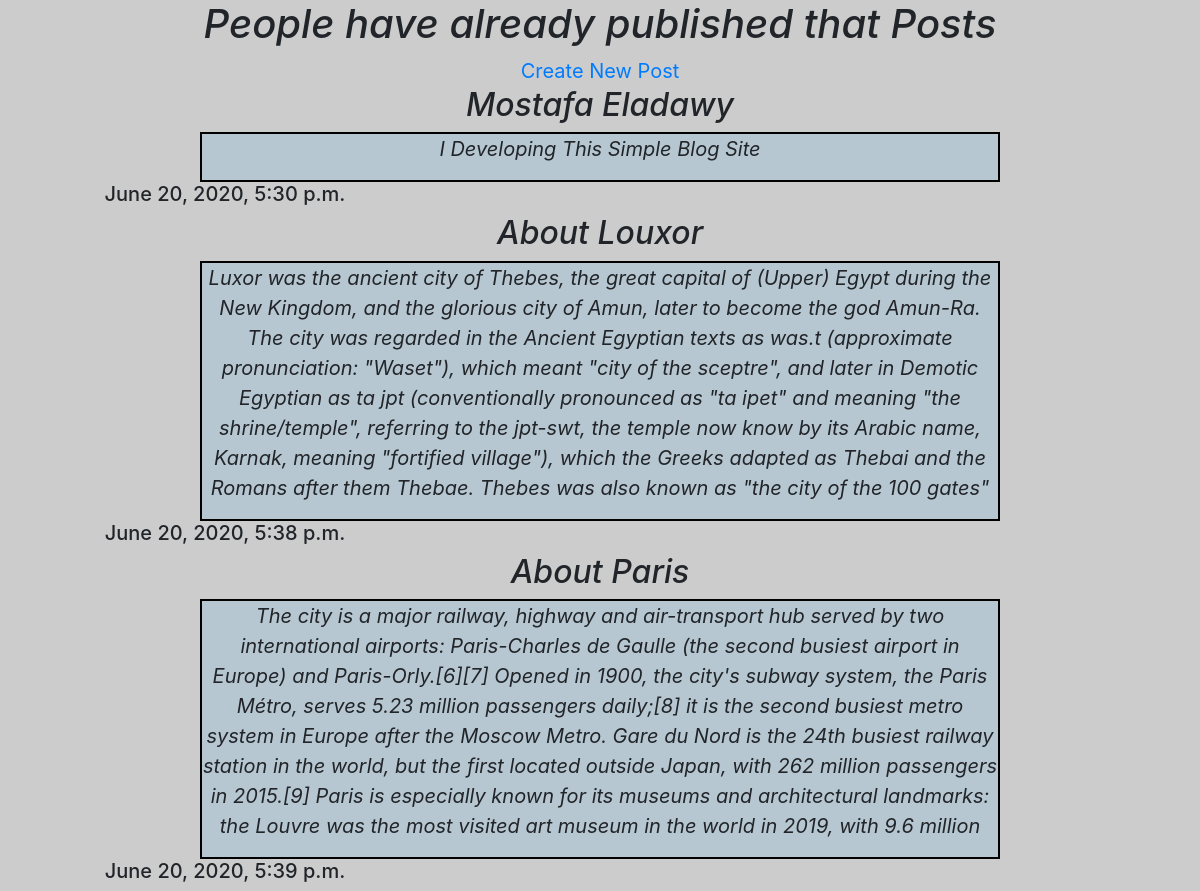
Page /PostRequest/ on the committed database.
### app/models.py (models this page shows, shortened)
class Post(models.Model):
	PostName=models.CharField(max_length=20)
	Post=models.TextField()
	Date_Added=models.DateTimeField(default=timezone.now)

### app/views.py (the view)
# urls.py: path('',views.homepage,name='homepage'),
def homepage(request):
	objs=Post.objects.order_by('Date_Added')
	return render(request,'app/index.html',{'objs':objs})

### app/templates/app/index.html (shortened to what this page needs)
{% extends 'app/base.html'%}
{% block div1 %}
	<h1>People have already published that Posts  </h1>
	<a href="{% url 'vrform' %}">Create New Post</a>
	{% for obj in objs %}
		<div class="title">
			<h2>{{obj.PostName}}</h2>
		</div>
		<div class="p">
			<p>{{obj.Post}}</p>
		</div>
		<div class="time">
			<h5>{{obj.Date_Added}}</h4>
		</div>
	{% endfor %}
	{%endblock%}

### app/templates/app/base.html (shortened to what this page needs)
{% load static %}
<!DOCTYPE html>
<html>
<head>
	<link rel="stylesheet" href="https://stackpath.bootstrapcdn.com/bootstrap/4.5.0/css/bootstrap.min.css">
	<link rel="stylesheet" type="text/css" href="{% static 'app/css/style.css'%}">
</head>
<body>
	<div class="div1">
	{%block div1%}
	{%endblock%}
	</div>
</body>
</html>

### app/static/app/css/style.css (style rules this page uses)
body { background-color: rgba(0,0,0,0.2); }
h1 ,h2 , p,h4 { text-align: center; font-style: oblique; }
.div1 { text-align: center; }
.time { margin-left: -750px; }
.title { font-style: italic; font-size: 25px; }
.p { border-color: black; border-style: solid; border-width: 2px; background-color: rgba(0,155,255,0.1); font-style: inherit; font-size: 20px; margin-left: 200px; margin-right: 200px; }
a { font-size: 20px; }

### rows in the picture
Post: PostName "Mostafa Eladawy", Post "I Developing This Simple Blog Site", Date_Added "June 20, 2020, 5:30 p.m."
Post: PostName "About Louxor", Post "Luxor was the ancient city of Thebes, the great capital of (Upper) Egypt during the New Kingdom, and the glorious city of Amun, later to become the god Amun-Ra. The city was regarded in the Ancient Egyptian texts as was.t (approximate pronunciation: \"Waset\"), which meant \"city of the sceptre\", and later in Demotic Egyptian as ta jpt (conventionally pronounced as \"ta ipet\" and meaning \"the shrine/temple\", referring to the jpt-swt, the temple now know by its Arabic name, Karnak, meaning \"fortified village\"), which the Greeks adapted as Thebai and the Romans after them Thebae. Thebes was also known as \"the city of the 100 gates\"", Date_Added "June 20, 2020, 5:38 p.m."
Post: PostName "About Paris", Post "The city is a major railway, highway and air-transport hub served by two international airports: Paris-Charles de Gaulle (the second busiest airport in Europe) and Paris-Orly.[6][7] Opened in 1900, the city's subway system, the Paris Métro, serves 5.23 million passengers daily;[8] it is the second busiest metro system in Europe after the Moscow Metro. Gare du Nord is the 24th busiest railway station in the world, but the first located outside Japan, with 262 million passengers in 2015.[9] Paris is especially known for its museums and architectural landmarks: the Louvre was the most visited art museum in the world in 2019, with 9.6 million", Date_Added "June 20, 2020, 5:39 p.m."
